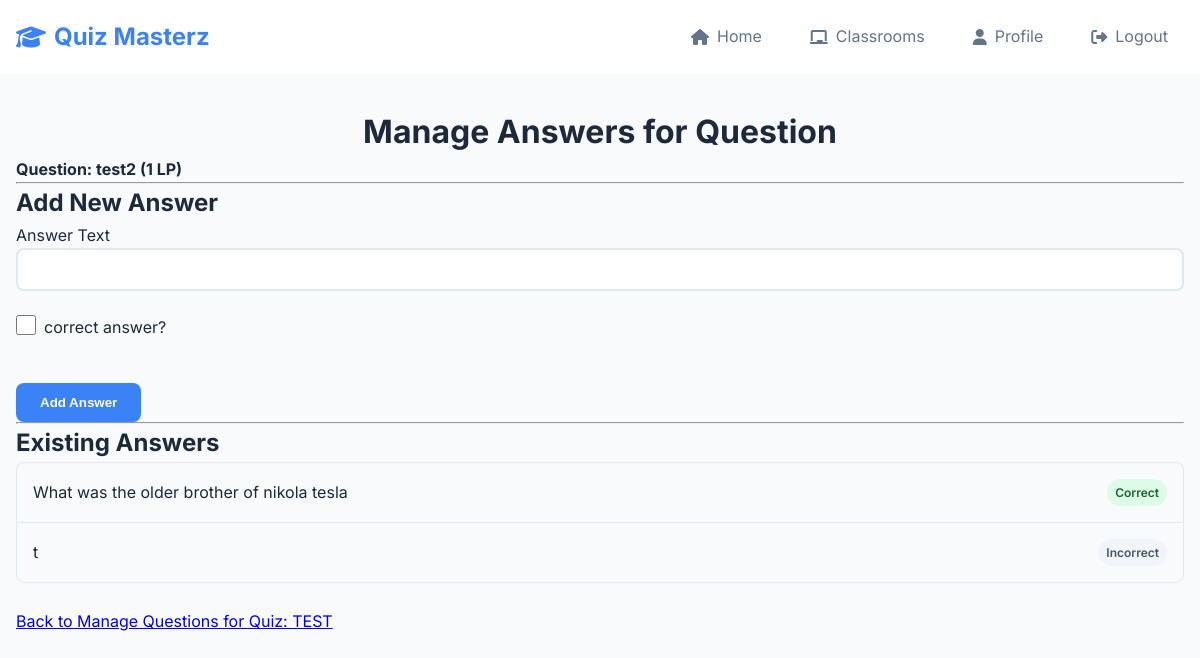
/teacher/question/1/manage_answers (signed in), run on the app's committed database.
### website/models.py (models this page shows, shortened)
class Question(db.Model):
    id = db.Column(db.Integer, primary_key=True)
    quiz_id = db.Column(db.Integer, db.ForeignKey('quiz.id'), nullable=False)
    text = db.Column(db.Text, nullable=False)
    learning_points = db.Column(db.Integer, nullable=False, default=1)
    answers = db.relationship('Answer', backref='question', lazy='dynamic', cascade="all, delete-orphan")

class Answer(db.Model):
    id = db.Column(db.Integer, primary_key=True)
    question_id = db.Column(db.Integer, db.ForeignKey('question.id'), nullable=False)
    text = db.Column(db.String(255), nullable=False)
    is_correct = db.Column(db.Boolean, default=False, nullable=False)

class Quiz(db.Model):
    id = db.Column(db.Integer, primary_key=True)
    name = db.Column(db.String(150), nullable=False)
    teacher_id = db.Column(db.Integer, db.ForeignKey('user.id'), nullable=False) # Added: who created quiz
    is_published = db.Column(db.Boolean, default=False, nullable=False) # Draft/upload workflow
    questions = db.relationship('Question', backref='quiz', lazy='dynamic', cascade="all, delete-orphan") # Added
    teacher = db.relationship('User', backref=db.backref('created_quizzes', lazy='dynamic'))

### website/views.py (the view, shortened to what this page needs)
@views.route('/teacher/question/<int:question_id>/manage_answers', methods=['GET', 'POST'])
@login_required
def teacher_manage_question_answers(question_id):
    if current_user.role != 'teacher':
        flash('Access denied.', category='error')
        return redirect(url_for('views.home'))
    question = Question.query.get_or_404(question_id)
    quiz = question.quiz
    if quiz.teacher_id != current_user.id:
        flash('You do not own the quiz this question belongs to.', category='error')
        return redirect(url_for('views.teacher_classrooms'))
    classroom_id = request.args.get('classroom_id', type=int)
    answers = question.answers.all()
    return render_template('teacher_manage_answers.html', user=current_user, question=question, answers=answers, quiz_id=quiz.id, classroom_id=classroom_id)

### website/__init__.py (called while the page is built)
def create_app():
    app = Flask(__name__)
    app.config['SECRET_KEY'] = 'hjshjhdjah kjshkjdhjs'
    app.config['SQLALCHEMY_DATABASE_URI'] = f'sqlite:///{DB_NAME}'
    db.init_app(app)
    from .views import views
    from .auth import auth
    app.register_blueprint(views, url_prefix='/')
    app.register_blueprint(auth, url_prefix='/')
    with app.app_context():
        db.create_all()
    from .models import User, Classroom, Quiz, Question, Answer, StudentQuizAttempt
    login_manager = LoginManager()
    login_manager.login_view = 'auth.login'
    login_manager.init_app(app)
    @login_manager.user_loader
    def load_user(id):
        return User.query.get(int(id))
    return app

### website/templates/teacher_manage_answers.html (shortened to what this page needs)
{% extends "base.html" %}
{% block content %}
<h1 align="center">Manage Answers for Question</h1>
<div class="container">
    <h4>Question: {{ question.text }} ({{ question.learning_points }} LP)</h4>
    <hr>
    <h2>Add New Answer</h2>
    {% if answers|length < 4 %}
        <form method="POST" action="{{ url_for('views.teacher_manage_question_answers', question_id=question.id) }}">
            <div class="form-group">
                <label for="answer_text">Answer Text</label>
                <input type="text" class="form-control" id="answer_text" name="answer_text" required>
            </div>
            <div class="form-check">
                <input type="checkbox" class="form-check-input" id="is_correct" name="is_correct">
                <label class="form-check-label" for="is_correct">correct answer?</label>
            </div>
            <br />
            <button type="submit" class="btn btn-primary">Add Answer</button>
        </form>
    {% else %}
        <p class="text-muted">Maximum of 4 answers reached for this question.</p>
    {% endif %}
    <hr>
    <h2>Existing Answers</h2>
    {% if answers %}
        <ul class="list-group">
            {% for answer in answers %}
                <li class="list-group-item d-flex justify-content-between align-items-center">
                    {{ answer.text }}
                    <span class="badge bg-{{ 'success' if answer.is_correct else 'secondary' }}">
                        {{ 'Correct' if answer.is_correct else 'Incorrect' }}
                    </span>
                </li>
            {% endfor %}
        </ul>
    {% else %}
        <p>No answers added to this question yet.</p>
    {% endif %}
    <br />
    <p><a href="{{ url_for('views.teacher_manage_quiz_questions', quiz_id=quiz_id) }}">Back to Manage Questions for Quiz: {{ question.quiz.name }}</a></p>
</div>
{% endblock %}

### website/static/css/style.css (style rules this page uses)
:root { --primary: #3b82f6; --secondary: #64748b; --success: #059669; --warning: #f59e0b; --danger: #dc2626; --bg: #f8fafc; --surface: #fff; --text: #1e293b; --text-muted: #64748b; --border: #e2e8f0; }
* { margin: 0; padding: 0; box-sizing: border-box; }
body { font-family: Inter, sans-serif; line-height: 1.6; color: var(--text); background: var(--bg); }
.container { max-width: 1200px; margin: 0 auto; padding: 0 1rem; }
.btn { display: inline-flex; align-items: center; gap: 0.5rem; padding: 0.75rem 1.5rem; border: none; border-radius: 8px; font-weight: 600; text-decoration: none; cursor: pointer; transition: all 0.2s; }
.btn-primary { background: var(--primary); color: white; }
.form-group { margin-bottom: 1.5rem; }
.form-control { width: 100%; padding: 0.75rem; border: 2px solid var(--border); border-radius: 8px; transition: all 0.2s; }
.form-check { display: flex; align-items: flex-start; gap: 0.5rem; margin-bottom: 1rem; }
.form-check-input { width: 1.25rem; height: 1.25rem; margin: 0; border: 2px solid var(--border); border-radius: 4px; }
.list-group { list-style: none; }
.list-group-item { padding: 1rem; border: 1px solid var(--border); border-bottom: none; }
.list-group-item:first-child { border-top-left-radius: 8px; border-top-right-radius: 8px; }
.list-group-item:last-child { border-bottom: 1px solid var(--border); border-bottom-left-radius: 8px; border-bottom-right-radius: 8px; }
.badge { display: inline-flex; padding: 0.25rem 0.5rem; border-radius: 9999px; font-size: 0.75rem; font-weight: 600; }
.badge-success, .bg-success { background: #dcfce7; color: #166534; }
.badge-secondary, .bg-secondary { background: #f1f5f9; color: #475569; }
.d-flex { display: flex; }
.justify-content-between { justify-content: space-between; }
.align-items-center { align-items: center; }

### data on the page
Question: text "test2", learning_points "1"
Answer: text "What was the older brother of nikola tesla", is_correct "Correct"
Answer: text "t", is_correct "Incorrect"
Quiz: quiz.name "TEST"
